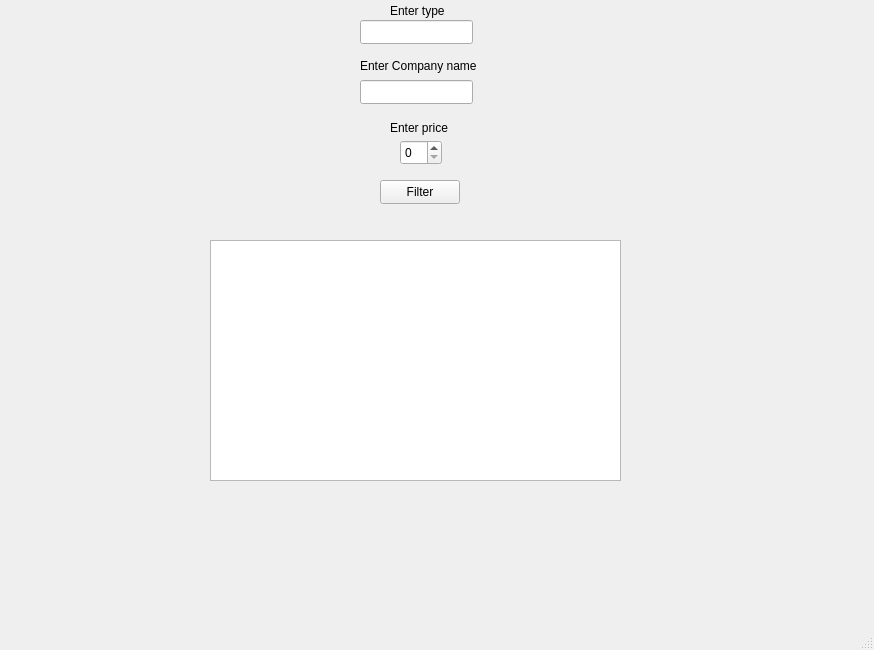
<?xml version="1.0" encoding="UTF-8"?>
<ui version="4.0">
 <class>MainWindow</class>
 <widget class="QMainWindow" name="MainWindow">
  <property name="geometry">
   <rect>
    <x>0</x>
    <y>0</y>
    <width>874</width>
    <height>650</height>
   </rect>
  </property>
  <property name="windowTitle">
   <string>MainWindow</string>
  </property>
  <widget class="QWidget" name="centralwidget">
   <widget class="QLineEdit" name="typeLineEdit">
    <property name="geometry">
     <rect>
      <x>360</x>
      <y>20</y>
      <width>113</width>
      <height>24</height>
     </rect>
    </property>
   </widget>
   <widget class="QLineEdit" name="companyLineEdit">
    <property name="geometry">
     <rect>
      <x>360</x>
      <y>80</y>
      <width>113</width>
      <height>24</height>
     </rect>
    </property>
   </widget>
   <widget class="QSpinBox" name="priceSpinBox">
    <property name="geometry">
     <rect>
      <x>400</x>
      <y>140</y>
      <width>42</width>
      <height>25</height>
     </rect>
    </property>
    <property name="maximum">
     <number>10000000</number>
    </property>
   </widget>
   <widget class="QPushButton" name="filterButton">
    <property name="geometry">
     <rect>
      <x>380</x>
      <y>180</y>
      <width>80</width>
      <height>24</height>
     </rect>
    </property>
    <property name="text">
     <string>Filter</string>
    </property>
   </widget>
   <widget class="QListWidget" name="listWidget">
    <property name="geometry">
     <rect>
      <x>210</x>
      <y>240</y>
      <width>411</width>
      <height>241</height>
     </rect>
    </property>
   </widget>
   <widget class="QLabel" name="label">
    <property name="geometry">
     <rect>
      <x>390</x>
      <y>0</y>
      <width>71</width>
      <height>21</height>
     </rect>
    </property>
    <property name="text">
     <string>Enter type</string>
    </property>
   </widget>
   <widget class="QLabel" name="label_2">
    <property name="geometry">
     <rect>
      <x>360</x>
      <y>50</y>
      <width>121</width>
      <height>31</height>
     </rect>
    </property>
    <property name="text">
     <string>Enter Company name</string>
    </property>
   </widget>
   <widget class="QLabel" name="label_3">
    <property name="geometry">
     <rect>
      <x>390</x>
      <y>120</y>
      <width>61</width>
      <height>16</height>
     </rect>
    </property>
    <property name="text">
     <string>Enter price</string>
    </property>
   </widget>
  </widget>
  <widget class="QMenuBar" name="menubar">
   <property name="geometry">
    <rect>
     <x>0</x>
     <y>0</y>
     <width>874</width>
     <height>21</height>
    </rect>
   </property>
  </widget>
  <widget class="QStatusBar" name="statusbar"/>
 </widget>
 <resources/>
 <connections/>
</ui>
